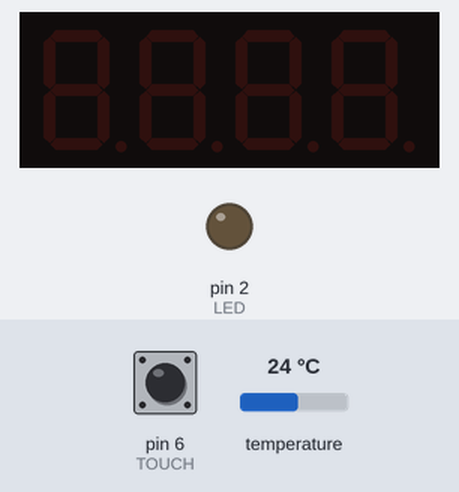
Recording of a sketch running on a simulated Arduino Uno, built with avr-gcc and run on an emulated ATmega328P. Parts: 4-digit seven-segment display, output pins drawn as LEDs (lit = HIGH). Inputs (shaded band) come from the test bench; at power-on: pin 6 (TOUCH) LOW, temperature 24 °C.

Above: at 1.2 s.
1.3 s: pin 6 (TOUCH) pulled HIGH for 3.2 s
At 5.9 s:
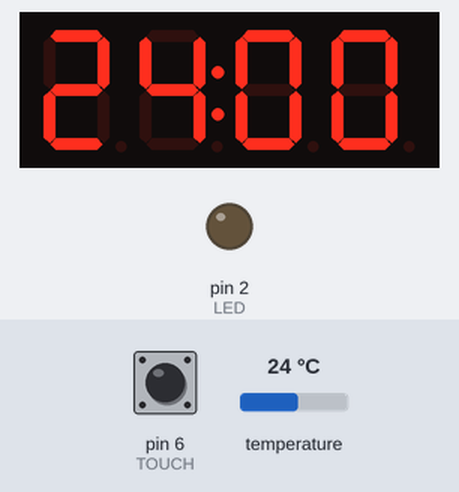
7.0 s: pin 6 (TOUCH) pulled HIGH for 0.15 s
At 8.4 s:
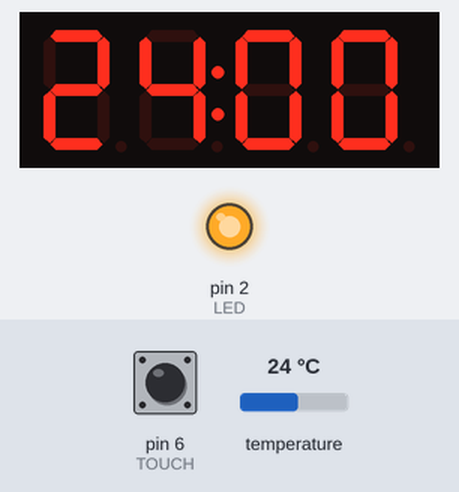
8.7 s: pin 6 (TOUCH) pulled HIGH for 1 s
At 10.4 s:
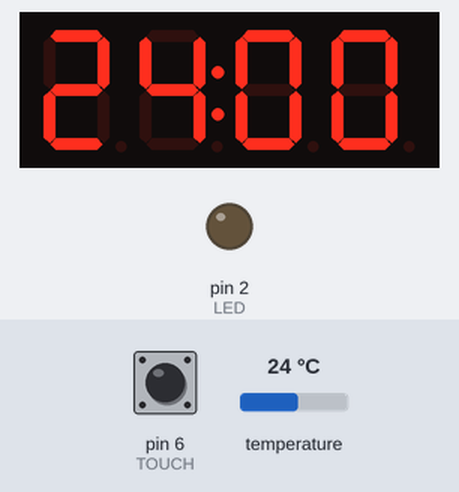
Timing chart, 0 to 11.9 s (numbered marks = the images above; inputs shaded):
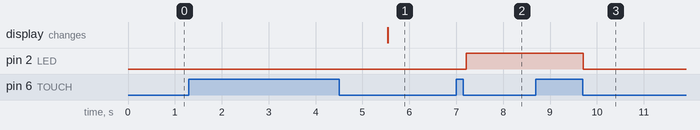

The sketch:

term_project.ino
```cpp
#include <TM1637Display.h>
#include "OneWire.h"
#include <TimerOne.h>

#define LED 2
#define TOUCH 6
#define DIO 10
#define CLK 9

OneWire ds(11); // 온도센서
byte ds_addr[8];
uint8_t found;
uint8_t scratchpad[10];
int16_t raw;
float celcius;
volatile uint8_t long delayCount = 0;
volatile uint8_t temperature = 2;

TM1637Display FND(CLK, DIO); // FND
volatile uint8_t long count = 0; // 시간 측정

volatile int touched = 0, countReady = 0; // 터치

volatile uint8_t ledState = 0; // led 상태

void setup(){
  Serial.begin(115200);
  pinMode(TOUCH, INPUT); // 터치 센서를 입력
  pinMode(LED, OUTPUT); // LED를 출력으로

  found = ds.search(ds_addr);

  FND.setBrightness(0x04);
  Timer1.initialize(100000);
  Timer1.attachInterrupt(timer);
}

void timer(){
  touched = digitalRead(TOUCH);
  if(touched){
    count++;
  }
  else if(!touched && count){
    countReady = count;
    count = 0;
  }

  if(temperature == 0){
    delayCount++;
    if(delayCount >= 10){
      delayCount = 0;
      temperature = 1;
    }
  }
}

void loop(){
  digitalWrite(LED, ledState);

  if(countReady){
    if(countReady <= 10){
      ledState ^= 1;
      digitalWrite(LED, ledState);
    }

    else if(countReady > 10){
      temperature = 0;
    }
    countReady = 0;
  }
  if(found && temperature == 0){
    ds.reset();
    ds.select(ds_addr);
    ds.write(0x44, 1);
  }

  if(found && temperature == 1){
    ds.reset();
    ds.select(ds_addr);
    ds.write(0xBE);
    ds.read_bytes(scratchpad, 9);

    raw = ((int16_t)scratchpad[1] << 8) + (int16_t)scratchpad[0];
    celcius = (float)raw/16.0;
    int digit = celcius;
    int celciusFloat = (celcius - digit) * 100;
    FND.showNumberDecEx(digit * 100 + celciusFloat, 0x40, true);
    temperature = 2;
  }
}
```

Measured:
- after the input at 1.3 s, the display: changes after 4.2 s (image 1)
- after the input at 7.0 s, pin 2 (LED): LOW → HIGH after 0.21 s
- after the input at 8.7 s, pin 2 (LED): HIGH → LOW after 1.0 s
